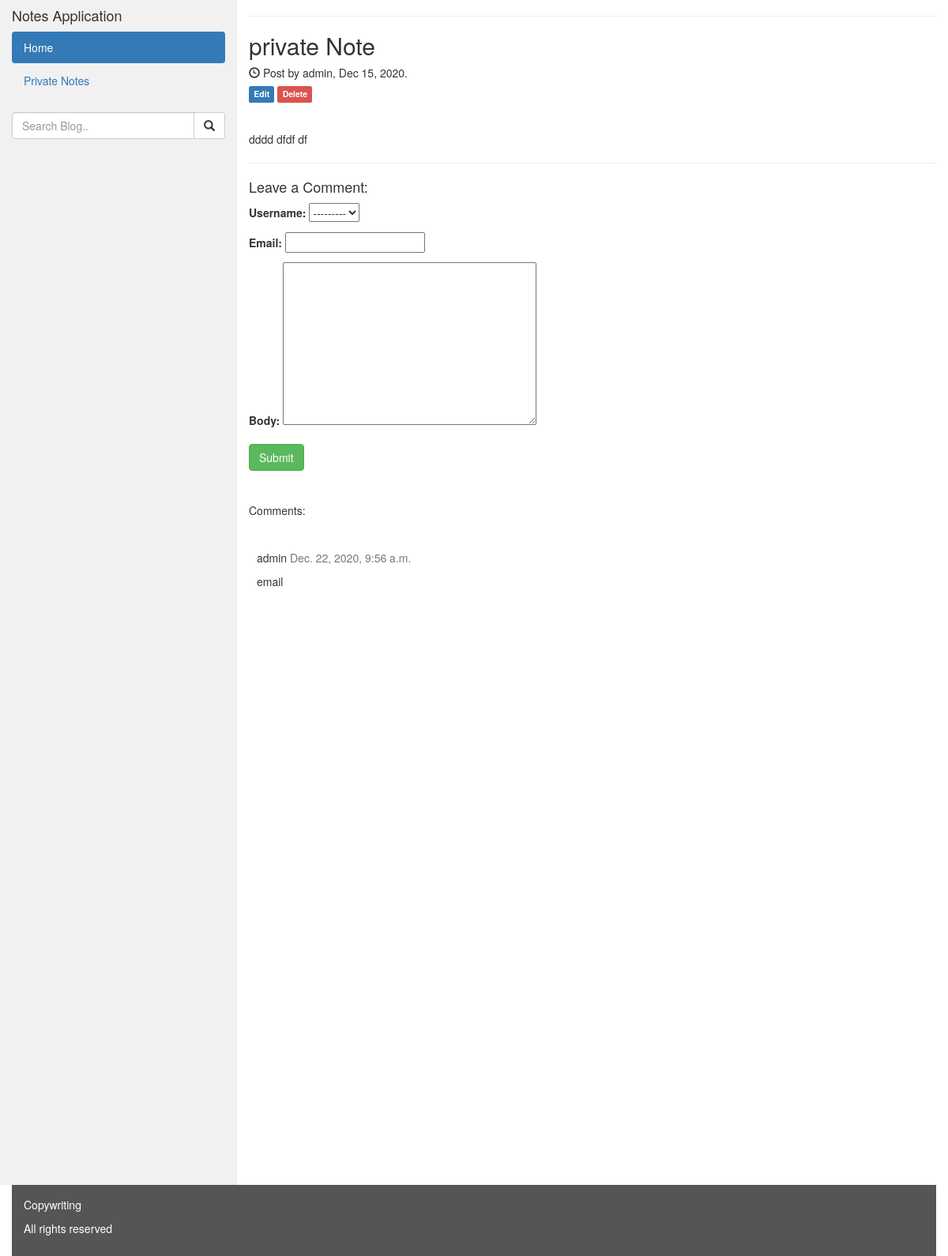
/private-note/ (signed in), run on an earlier commit of the app's database.
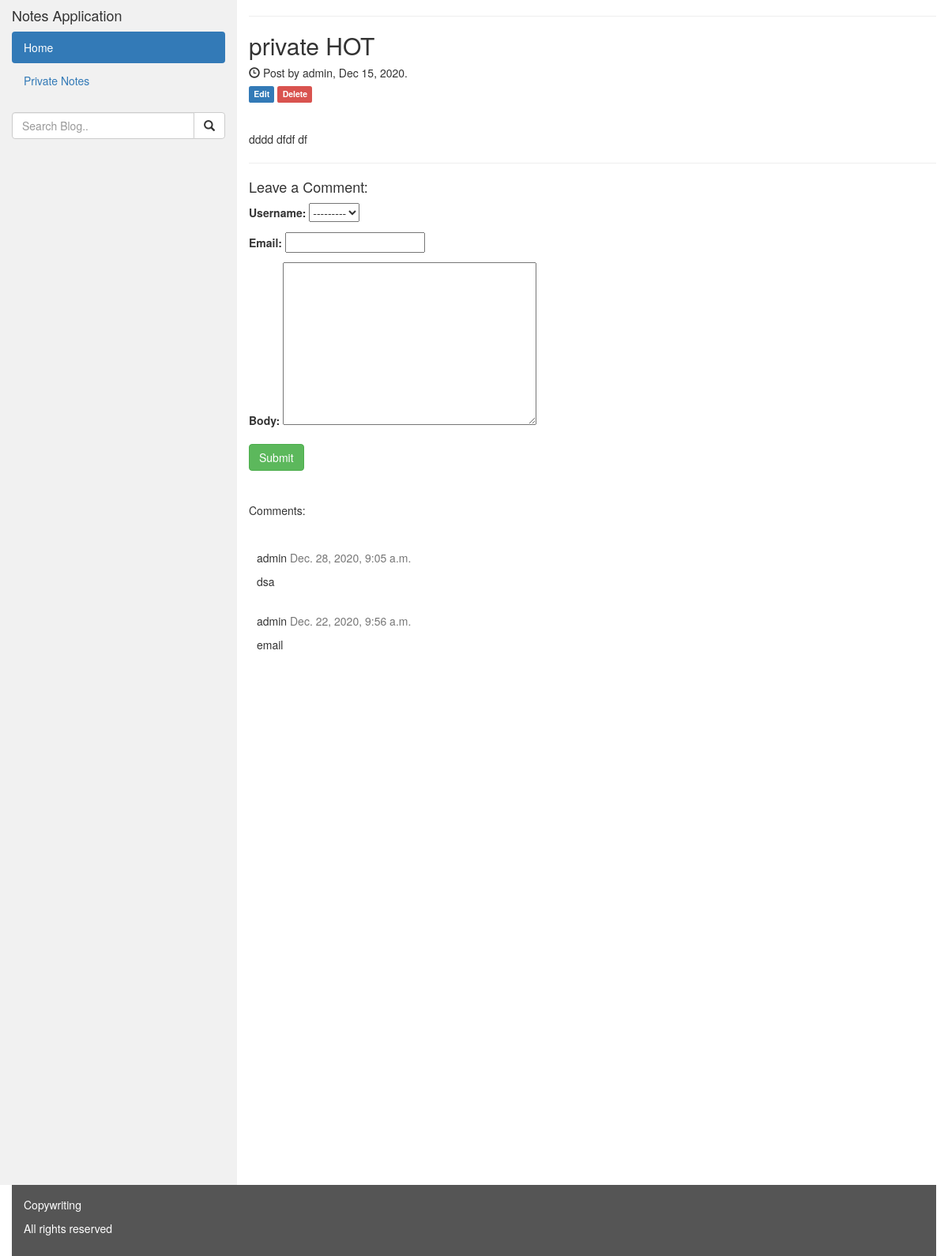
And on a later commit of the database.
### website/models.py (models this page shows, shortened)
class Note(models.Model):
    title = models.CharField(max_length=200)
    slug = models.SlugField(max_length=200, unique=True)
    author = models.ForeignKey(User, on_delete=models.CASCADE, related_name='blog_post')
    updated_on = models.DateTimeField(auto_now=True)
    content = models.TextField(max_length=600)
    created_on = models.DateTimeField(auto_now_add=True)
    status = models.IntegerField(choices=STATUS, default=0)
    class Meta:
        ordering = ['-created_on']

class Comment(models.Model):
    note = models.ForeignKey(Note, on_delete=models.CASCADE, related_name='comments')
    username = models.ForeignKey(User, on_delete=models.CASCADE)
    email = models.EmailField()
    body = models.TextField()
    created_on = models.DateTimeField(auto_now=True)
    active = models.BooleanField(default=False) # TODO: auto turn default=True if reputation > 100
    class Meta:
        ordering = ['-created_on']

### website/views.py (the view)
# urls.py: path('<slug:slug>/', views.note_detail, name='note_detail'),
def note_detail(request, slug):
    template_name = 'html/note_detail.html'
    note = get_object_or_404(Note, slug=slug)
    comments = note.comments.filter(active=True)
    new_comment = None
    if request.method == 'POST':
        comment_form = CommentForm(data=request.POST)
        if comment_form.is_valid():
            new_comment = comment_form.save(commit=False)
            new_comment.note = note
            new_comment.save()
    else:
        comment_form = CommentForm()
    return render(request, template_name, {'note_detail': note,
                                           'comments': comments,
                                           'new_comment': new_comment,
                                           'comment_form': comment_form})

### website/forms.py
class CommentForm(forms.ModelForm):
    class Meta:
        model = Comment
        fields = ('username', 'email', 'body')

### templates/html/note_detail.html (shortened to what this page needs)
{% extends 'html/base.html' %}
{% block content %}
<div class="col-sm-9">
    <hr>
    {% if user.is_authenticated %}
        <h2>{{ note_detail.title }}</h2>
        <h5><span class="glyphicon glyphicon-time"></span> Post by {{ note_detail.author }}, {{ note_detail.created_on|date:"M d, Y" }}.</h5>
        <h5><a href="{% url 'note_update_view' note_detail.slug %}"><span class="label label-primary">Edit</span></a> <a href="{% url 'note_delete_view' note_detail.slug %}"><span class="label label-danger">Delete</span></a></h5><br>
        <p>{{ note_detail.content|linebreaks }}</p>
    <hr>
    <h4>Leave a Comment:</h4>
  <form role="form" method="post">
    <div class="form-group">
        {{ comment_form.as_p }}
    </div>
    <button type="submit" class="btn btn-success">Submit</button>
  </form>
  <br><br>
    {% if not note_detail.comments.all %}
        <h4>No comments added, yet</h4>
    {% else %}
        {% include 'html/comment.html' %}
    {% endif %}
    {% else %}
        <p>You are not allowed to view public content!</p>
        <a href="{% url 'login' %}">Log In</a> to get access!
    {% endif %}
{% endblock content %}

### templates/html/comment.html (shortened to what this page needs)
{% block comments %}
<p>Comments:</p><br>
{% for comment in note_detail.comments.all %}
<div class="comments" style="padding: 10px;">
  <p class="font-weight-bold">
    {{ comment.username }}
    <span class=" text-muted font-weight-normal">
      {{ comment.created_on }}
    </span>
  </p>
  {{ comment.body | linebreaks }}
</div>
{% endfor %}
{% endblock comments %}

What changed in the data, as far as the page shows it:
changed Note "dddd dfdf df": title "private Note" → "private HOT"
added Comment: username "admin", created_on "Dec. 28, 2020, 9:05 a.m.", body "dsa"
